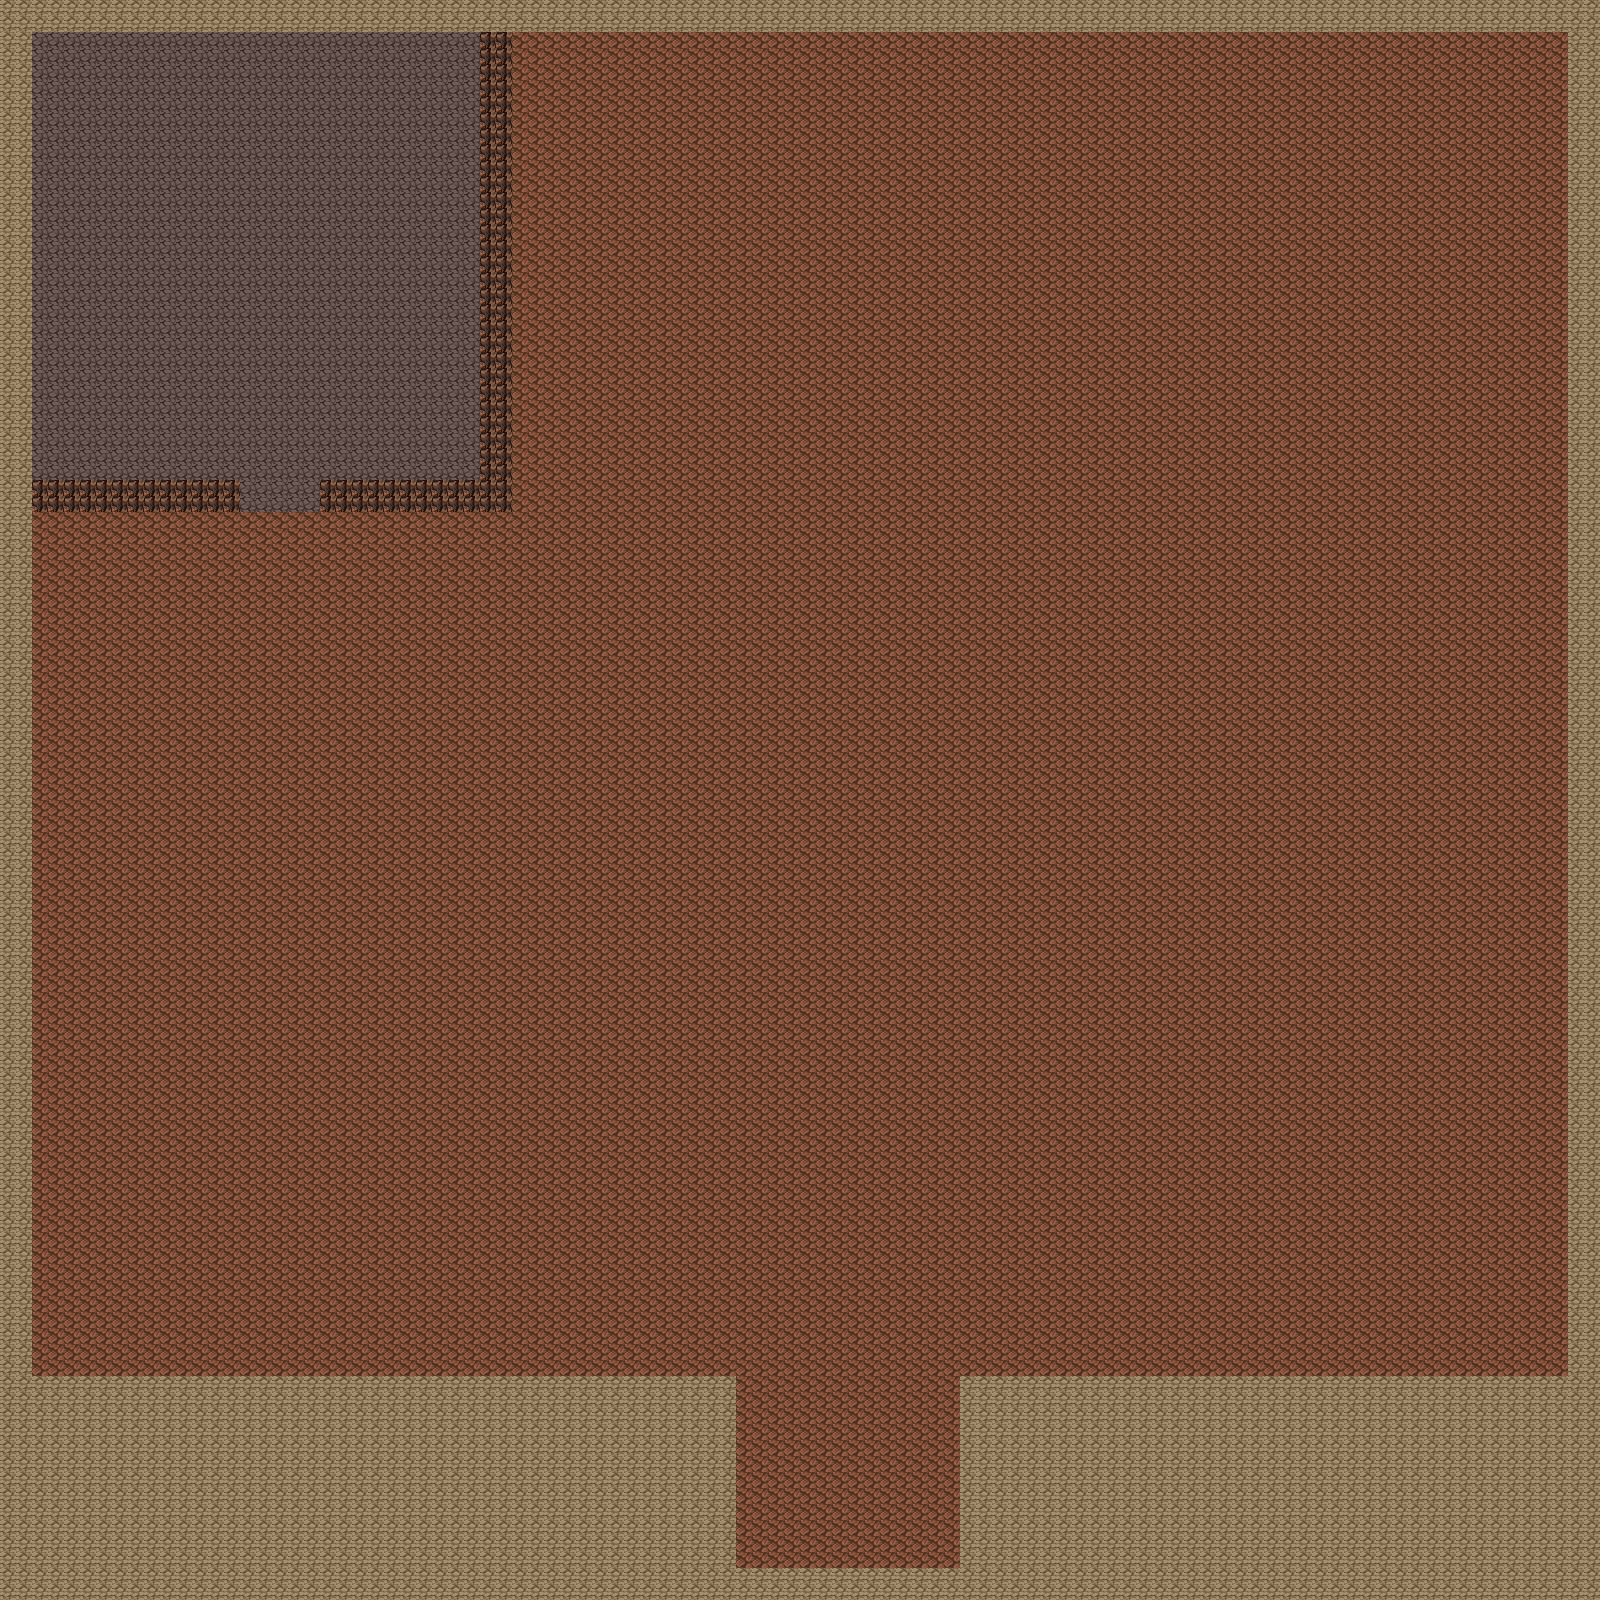

The image is a tile-based game level rendered from a .tmx file. Its description and source (layers, tilesets, objects; grid data summarised) follow:
An orthogonal 100x100 tile map with 16x16 px tiles, 1 tile layer (Rock).

<map version="1.5" tiledversion="1.7.0" orientation="orthogonal" renderorder="right-down" width="100" height="100" tilewidth="16" tileheight="16" infinite="0" nextlayerid="5" nextobjectid="1">
 <editorsettings>
  <export target="Canvas Import/Cave.json" format="json" />
 </editorsettings>
 <tileset firstgid="1" name="Cave" tilewidth="16" tileheight="16" tilecount="1024" columns="32">
  <image source="Cave.png" width="512" height="512" />
 </tileset>
 <layer id="2" name="Rock" width="100" height="100">
  <data>[10000 cells, 10000 non-empty, 4 distinct tile ids]</data>
 </layer>
</map>